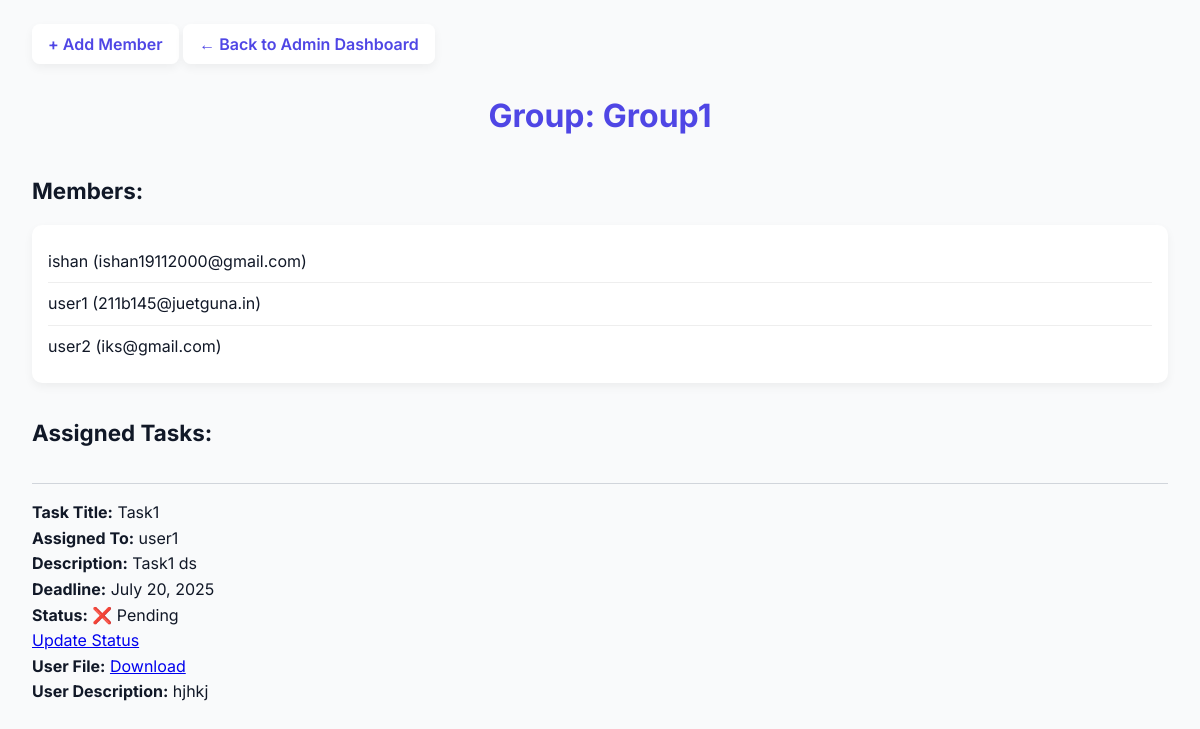
The page /group/1/ on the database as committed earlier.
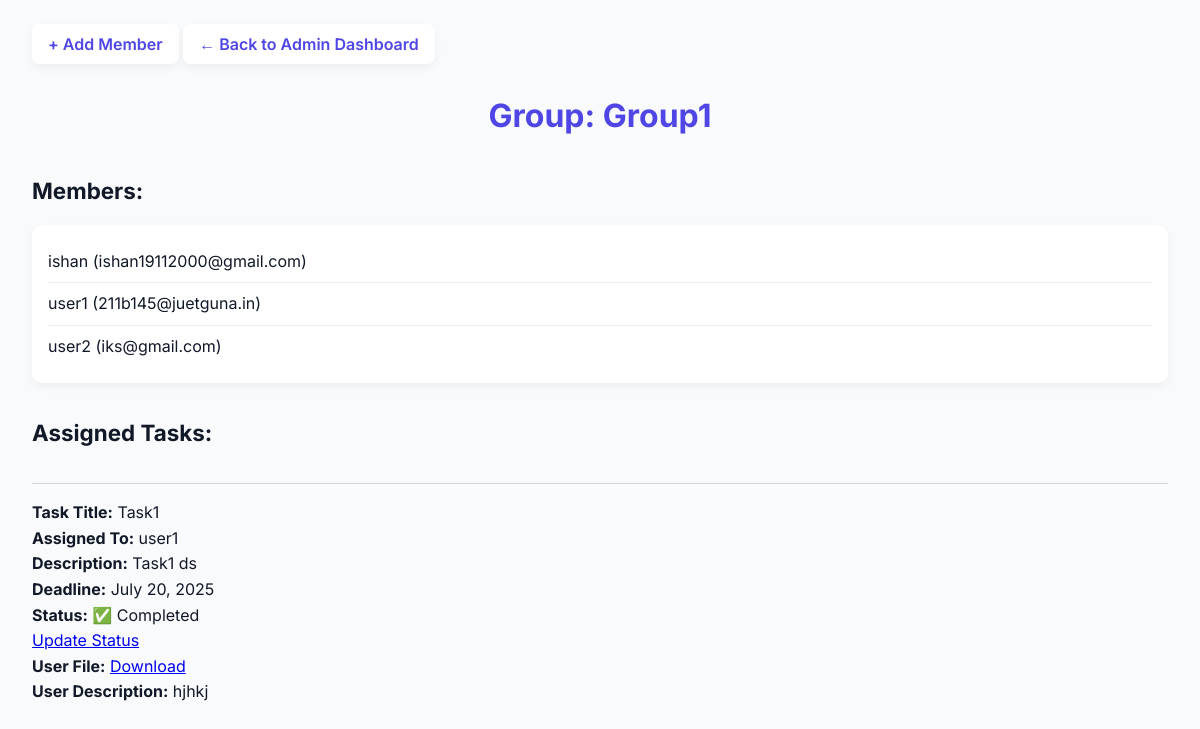
The same page on the database as committed later.
### app/models.py (models this page shows, shortened)
class Task(models.Model):
    group=models.ForeignKey(Group,on_delete=models.CASCADE)
    assigned_to=models.ForeignKey(User,on_delete=models.CASCADE)
    title=models.CharField(max_length=200)
    description=models.TextField()
    deadline=models.DateField()
    uploaded_file=models.FileField(upload_to='uploads/',blank=True,null=True)
    user_description=models.TextField(blank=True,null=True)
    is_completed=models.BooleanField(default=False)

### app/views.py (the view)
# urls.py: path('group/<int:group_id>/', group_detail_view, name='group_detail'),
def group_detail_view(request, group_id):
    group = get_object_or_404(Group, id=group_id)
    tasks = Task.objects.filter(group=group).select_related('assigned_to')
    return render(request, 'group_detail.html', {
        'group': group,
        'tasks': tasks
    })

### app/templates/group_detail.html (shortened to what this page needs)
{% load static%}
<!DOCTYPE html>
<html>
<head>
     <link rel="stylesheet" href="{% static 'style2.css' %}">
</head>
<body>
    <nav>
        <a href="{% url 'add_group_member' group.id %}">+ Add Member</a>
        <a href="/admin-dashboard/">← Back to Admin Dashboard</a>
    </nav>
    <h2>Group: {{ group.name }}</h2>
    <h3>Members:</h3>
    <ul>
        {% for member in group.members.all %}
            <li>{{ member.username }} ({{ member.email }})</li>
        {% endfor %}
    </ul>
    <h3>Assigned Tasks:</h3>
    {% for task in tasks %}
        <hr>
        <strong>Task Title:</strong> {{ task.title }}<br>
        <strong>Assigned To:</strong> {{ task.assigned_to.username }}<br>
        <strong>Description:</strong> {{ task.description }}<br>
        <strong>Deadline:</strong> {{ task.deadline }}<br>
        <strong>Status:</strong> {% if task.is_completed %}✅ Completed{% else %}❌ Pending{% endif %}<br>
        <a href="{%url 'admin_task_status' task.id %}">Update Status </a><br>
        {% if task.uploaded_file %}
            <strong>User File:</strong> <a href="{{ task.uploaded_file.url }}" download>Download</a><br>
        {% endif %}
        {% if task.user_description %}
            <strong>User Description:</strong> {{ task.user_description }}<br>
        {% endif %}
    {% empty %}
        <p>No tasks assigned to this group yet.</p>
    {% endfor %}
</body>
</html>

Rows that differ between the two databases and show on the page:
changed Task "Task1": is_completed "❌ Pending" → "✅ Completed"
